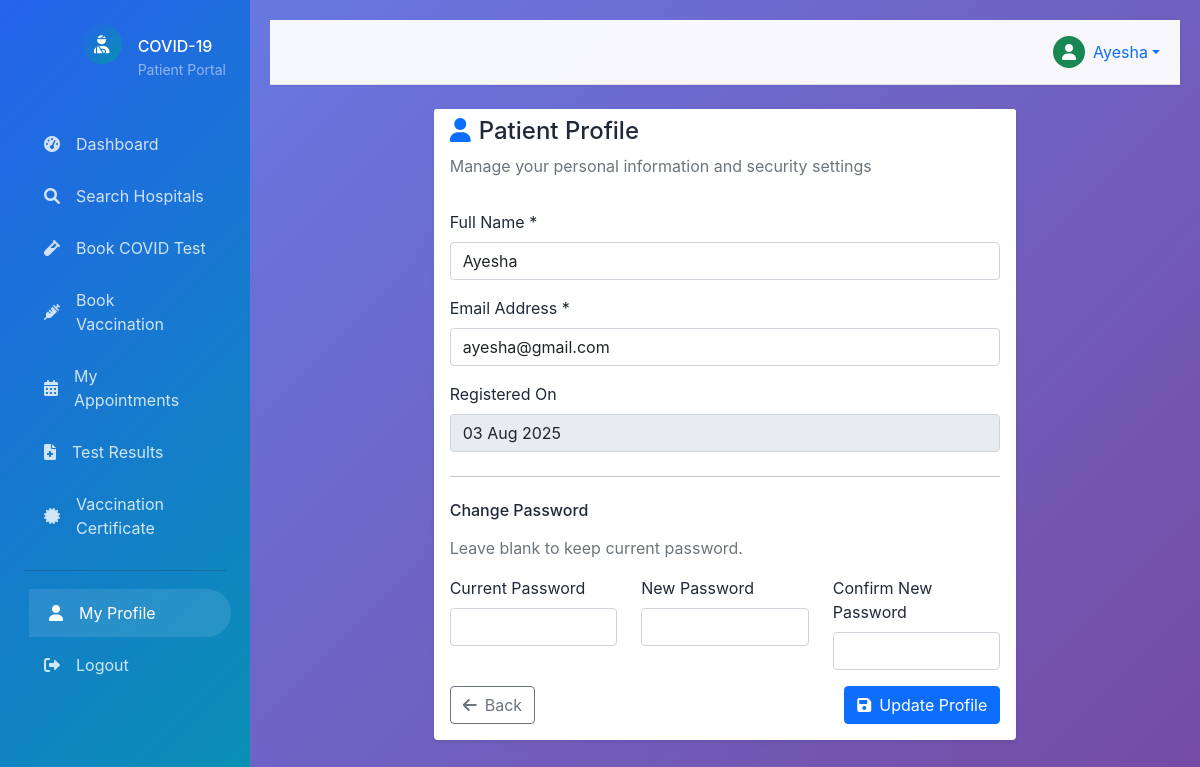
The page /patient/profile.php (signed in) on the database its author committed.
### tables this page shows
CREATE TABLE `patients` (
  `id` int(11) NOT NULL,
  `full_name` varchar(100) NOT NULL,
  `email` varchar(100) NOT NULL,
  `password` varchar(255) NOT NULL,
  `phone` varchar(20) NOT NULL,
  `date_of_birth` date NOT NULL,
  `gender` enum('male','female','other') NOT NULL,
  `address` text NOT NULL,
  `city` varchar(100) NOT NULL,
  `state` varchar(100) NOT NULL,
  `pincode` varchar(10) NOT NULL,
  `cnic` varchar(15) NOT NULL,
  `created_at` timestamp NOT NULL DEFAULT current_timestamp()
);

### config/database.php (called while the page is built, shortened)
<?php
class Database {
    private $host = DB_HOST;
    private $user = DB_USER;
    private $pass = DB_PASS;
    private $dbname = DB_NAME;
    private $dbh;
    private $stmt;
    public function __construct() {
        $dsn = 'mysql:host=' . $this->host . ';dbname=' . $this->dbname . ';charset=utf8mb4';
        $options = array(
            PDO::ATTR_PERSISTENT => true,
            PDO::ATTR_ERRMODE => PDO::ERRMODE_EXCEPTION
        );
        try {
            $this->dbh = new PDO($dsn, $this->user, $this->pass, $options);
        } catch (PDOException $e) {
            $this->error = $e->getMessage();
            die("Database Connection Failed: " . $this->error);
        }
    }
    public function query($query) {
        $this->stmt = $this->dbh->prepare($query);
    }
    public function bind($param, $value, $type = null) {
        if (is_null($type)) {
            switch (true) {
                case is_int($value):
                    $type = PDO::PARAM_INT;
                    break;
            }
        }
        $this->stmt->bindValue($param, $value, $type);
    }
    public function execute() {
        return $this->stmt->execute();
    }
    public function single() {
        $this->execute();
        return $this->stmt->fetch(PDO::FETCH_ASSOC);
    }
}
?>

### includes/functions.php (called while the page is built, shortened)
<?php
require_once '../config/database.php';
function formatDate($date) {
    return date('d M Y', strtotime($date));
}
?>

### patient/profile.php (the view, shortened to what this page needs)
<?php
require_once '../includes/functions.php';
$db = new Database();
$full_name = $email = $created_at = '';
if (!isset($patient)) {
    $db->query("SELECT * FROM patients WHERE id = :id");
    $db->bind(':id', $_SESSION['user_id']);
    $patient = $db->single();
}
if ($patient) {
    $full_name = $patient['full_name'] ?? '';
    $email = $patient['email'] ?? '';
    $created_at = $patient['created_at'] ?? '';
}
?>
<!DOCTYPE html>
<html lang="en">
<head>
    <link href="https://cdn.jsdelivr.net/npm/bootstrap@5.1.3/dist/css/bootstrap.min.css" rel="stylesheet">
    <link href="https://cdnjs.cloudflare.com/ajax/libs/font-awesome/6.0.0/css/all.min.css" rel="stylesheet">
    <link href="../assets/css/style.css" rel="stylesheet">
</head>
<body>
    <?php include 'includes/sidebar.php'; ?>
    <div class="main-content">
        <?php include 'includes/header.php'; ?>
        <div class="container-fluid">
            <div class="row justify-content-center">
                <div class="col-lg-8">
                    <div class="card shadow-sm border-0">
                        <div class="card-header bg-white border-0 pb-0">
                            <h4><i class="fas fa-user me-2 text-primary"></i>Patient Profile</h4>
                            <p class="text-muted">Manage your personal information and security settings</p>
                        </div>
                        <div class="card-body">
                            <form method="POST" class="needs-validation" novalidate>
                                <div class="mb-3">
                                    <label for="full_name" class="form-label">Full Name *</label>
                                    <input type="text" class="form-control" name="full_name"
                                           value="<?php echo htmlspecialchars($full_name); ?>" required>
                                </div>
                                <div class="mb-3">
                                    <label for="email" class="form-label">Email Address *</label>
                                    <input type="email" class="form-control" name="email"
                                           value="<?php echo htmlspecialchars($email); ?>" required>
                                </div>
                                <div class="mb-3">
                                    <label for="created_at" class="form-label">Registered On</label>
                                    <input type="text" class="form-control"
                                           value="<?php echo formatDate($created_at); ?>" readonly>
                                </div>
                                <hr class="my-4">
                                <h6 class="mb-3">Change Password</h6>
                                <p class="text-muted mb-3">Leave blank to keep current password.</p>
                                <div class="row">
                                    <div class="col-md-4 mb-3">
                                        <label class="form-label">Current Password</label>
                                        <input type="password" name="current_password" class="form-control">
                                    </div>
                                    <div class="col-md-4 mb-3">
                                        <label class="form-label">New Password</label>
                                        <input type="password" name="new_password" class="form-control" minlength="6">
                                    </div>
                                    <div class="col-md-4 mb-3">
                                        <label class="form-label">Confirm New Password</label>
                                        <input type="password" name="confirm_password" class="form-control" minlength="6">
                                    </div>
                                </div>
                                <div class="d-flex justify-content-between">
                                    <a href="dashboard.php" class="btn btn-outline-secondary">
                                        <i class="fas fa-arrow-left me-2"></i>Back
                                    </a>
                                    <button type="submit" class="btn btn-primary">
                                        <i class="fas fa-save me-2"></i>Update Profile
                                    </button>
                                </div>
                            </form>
                        </div>
                    </div>
                </div>
            </div>
        </div>
    </div>
</body>
</html>

### assets/css/style.css (style rules this page uses)
:root { --primary-color: #2563eb; --secondary-color: #0891b2; --accent-color: #f59e0b; --success-color: #10b981; --danger-color: #ef4444; --warning-color: #f59e0b; --dark-color: #1f2937; --light-color: #f8fafc; --gradient-primary: linear-gradient(135deg, #2563eb 0%, #0891b2 100%); --gradient-secondary: linear-gradient(135deg, #f59e0b 0%, #ef4444 100%); --shadow-sm: 0 1px 2px 0 rgba(0, 0, 0, 0.05); --shadow-md: 0 4px 6px -1px rgba(0, 0, 0, 0.1); --shadow-lg: 0 10px 15px -3px rgba(0, 0, 0, 0.1); --border-radius: 0.5rem; }
* { margin: 0; padding: 0; box-sizing: border-box; }
body { font-family: 'Inter', -apple-system, BlinkMacSystemFont, 'Segoe UI', Roboto, sans-serif; background: linear-gradient(135deg, #667eea 0%, #764ba2 100%); min-height: 100vh; color: var(--dark-color); }
.main-content { margin-left: 250px; padding: 20px; transition: all 0.3s ease; }

### rows shown on the page
patients: full_name "Ayesha", email "ayesha@gmail.com", created_at "03 Aug 2025"

### other values the page prints
$_SESSION['name'] "Ayesha"
